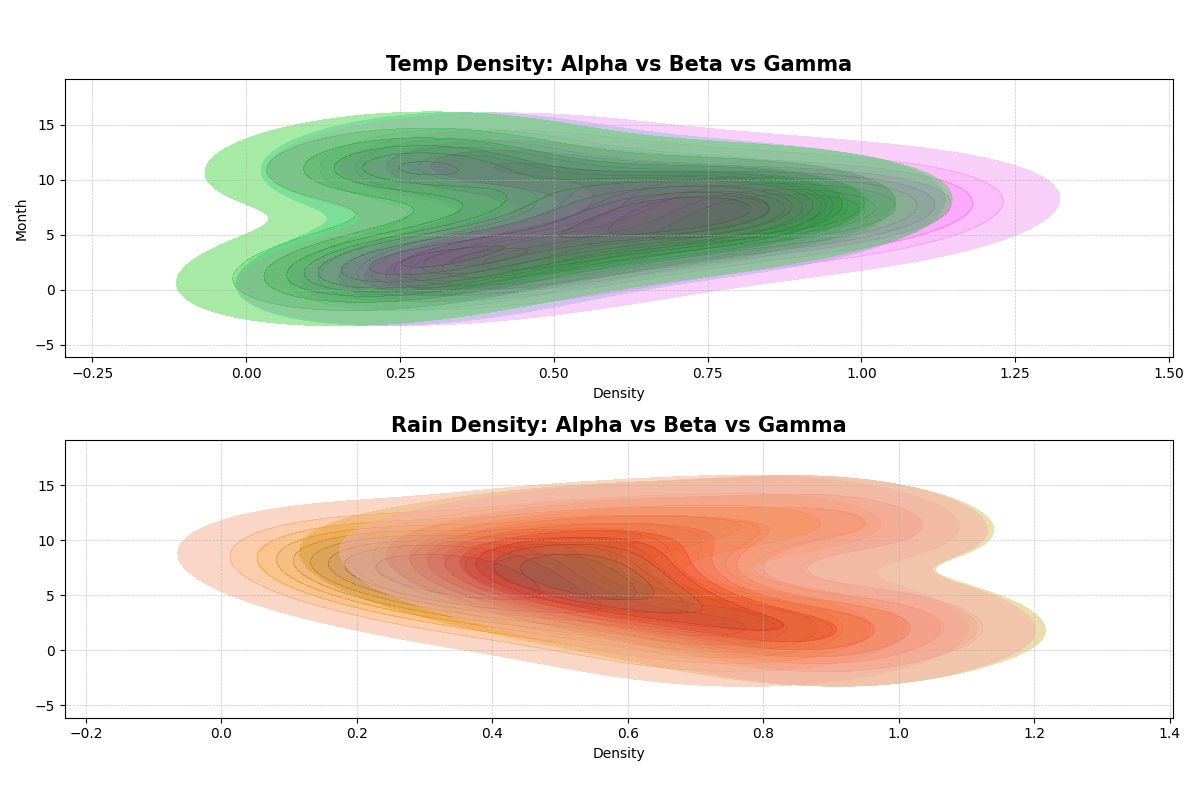

Write the Python code that produced this figure.
import matplotlib.pyplot as plt
import numpy as np
import seaborn as sns

# Preparing data
temperatures_alpha = np.array([
    7, 9, 11, 14, 18, 22, 25, 24, 20, 15, 10, 8, 
    8, 11, 14, 17, 21, 26, 29, 28, 24, 19, 13, 9
])

temperatures_gamma = np.array([
    5, 6, 8, 12, 15, 19, 23, 22, 18, 12, 7, 6, 
    6, 9, 12, 16, 19, 23, 27, 26, 22, 17, 11, 7
])

rainfall_alpha = np.array([
    120, 110, 140, 90, 80, 70, 60, 50, 70, 80, 100, 130, 
    100, 100, 120, 70, 60, 50, 40, 30, 40, 70, 90, 120
])

rainfall_gamma = np.array([
    130, 120, 150, 100, 90, 80, 70, 60, 80, 90, 110, 140, 
    110, 110, 130, 80, 70, 60, 50, 40, 50, 80, 100, 130
])

months = np.array([1, 2, 3, 4, 5, 6, 7, 8, 9, 10, 11, 12])

# Normalize data
temperatures_alpha_norm = temperatures_alpha / temperatures_alpha.max()
temperatures_gamma_norm = temperatures_gamma / temperatures_gamma.max()
rainfall_alpha_norm = rainfall_alpha / rainfall_alpha.max()
rainfall_gamma_norm = rainfall_gamma / rainfall_gamma.max()

# Create plots
fig, ax = plt.subplots(2, 1, figsize=(12, 8), sharey=True)

# Plot horizontal temperature density
sns.kdeplot(y=months, x=temperatures_alpha_norm[:12], ax=ax[0], fill=True, color='cyan', alpha=0.5, label='Alpha', linestyle='--', marker='o')
sns.kdeplot(y=months, x=temperatures_alpha_norm[12:], ax=ax[0], fill=True, color='magenta', alpha=0.5, label='Beta', linestyle='-.', marker='s')
sns.kdeplot(y=months, x=temperatures_gamma_norm[:12], ax=ax[0], fill=True, color='lime', alpha=0.5, label='Gamma', linestyle=':', marker='^')
ax[0].set_title("Temp Density: Alpha vs Beta vs Gamma", fontsize=15, fontweight='bold')
ax[0].set_xlabel("Density")
ax[0].set_ylabel("Month")

# Plot horizontal rainfall density
sns.kdeplot(y=months, x=rainfall_alpha_norm[:12], ax=ax[1], fill=True, color='gold', alpha=0.5, label='Alpha', linestyle='-', marker='x')
sns.kdeplot(y=months, x=rainfall_alpha_norm[12:], ax=ax[1], fill=True, color='darkorange', alpha=0.5, label='Beta', linestyle=':', marker='+')
sns.kdeplot(y=months, x=rainfall_gamma_norm[:12], ax=ax[1], fill=True, color='darkred', alpha=0.5, label='Gamma', linestyle='-', marker='d')
ax[1].set_title("Rain Density: Alpha vs Beta vs Gamma", fontsize=15, fontweight='bold')
ax[1].set_xlabel("Density")

# Adjust legend and grid
for a in ax:
    a.legend(loc='upper right', fontsize=10, frameon=False)
    a.grid(linestyle='--', linewidth=0.5, alpha=0.7)

plt.tight_layout(rect=[0, 0.03, 1, 0.95])

plt.show()
